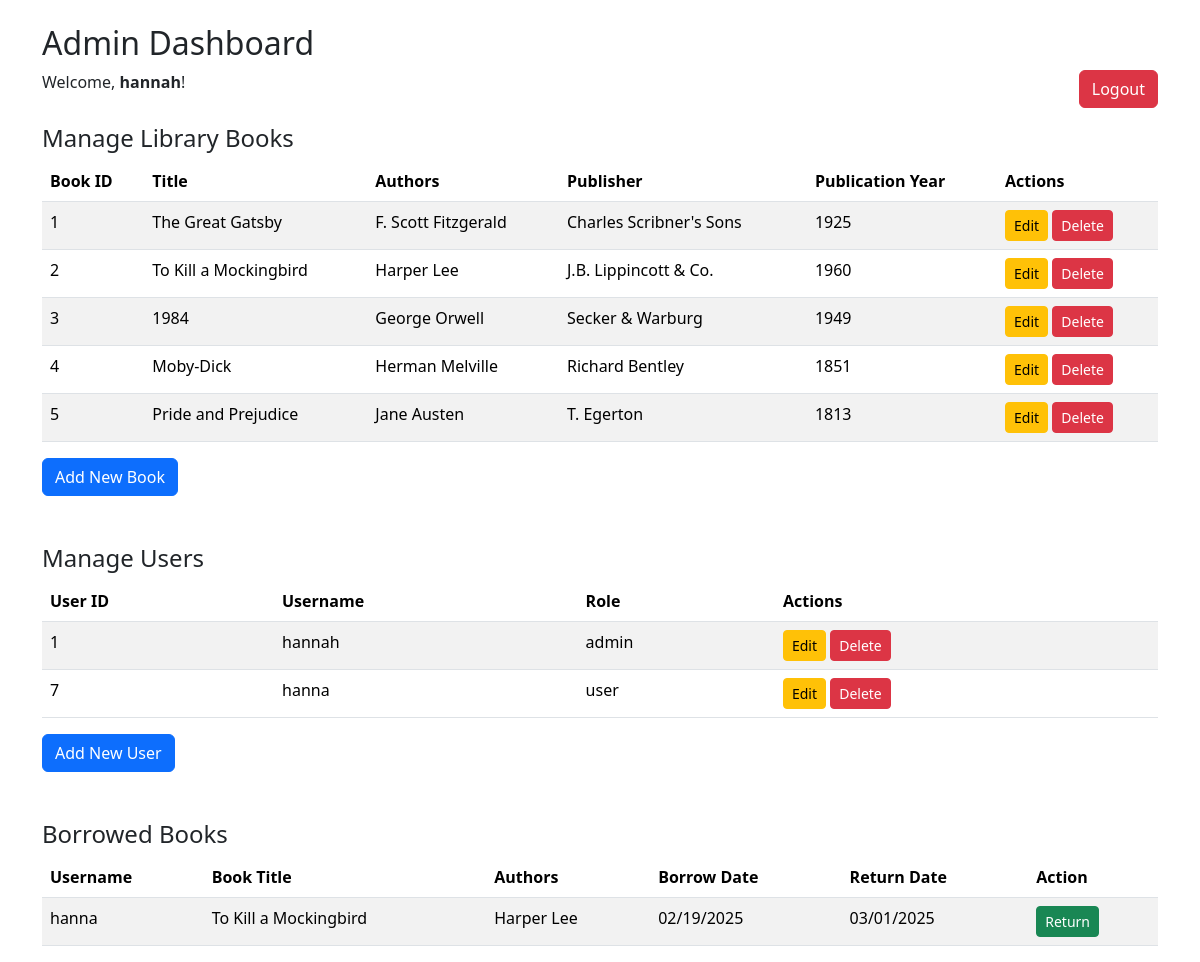
Page /admin_dashboard.php (signed in) on the committed database.
### tables this page shows
CREATE TABLE `books` (
  `book_id` int(11) NOT NULL,
  `title` varchar(255) NOT NULL,
  `authors` varchar(255) DEFAULT NULL,
  `publisher` varchar(255) DEFAULT NULL,
  `publication_year` int(11) DEFAULT NULL
);

CREATE TABLE `users` (
  `id` int(11) NOT NULL,
  `username` varchar(255) NOT NULL,
  `password` varchar(255) NOT NULL,
  `role` enum('user','admin') NOT NULL DEFAULT 'user',
  `created_at` timestamp NOT NULL DEFAULT current_timestamp()
);

CREATE TABLE `borrow_records` (
  `id` int(11) NOT NULL,
  `username` varchar(255) NOT NULL,
  `book_id` int(11) NOT NULL,
  `borrow_date` date NOT NULL,
  `return_date` date NOT NULL
);

### admin_dashboard.php (the view, shortened to what this page needs)
<?php
$servername = "localhost";
$username = "root";
$password = "";
$dbname = "library_db";
$conn = new mysqli($servername, $username, $password, $dbname);
$sql_books = "SELECT * FROM books";
$result_books = $conn->query($sql_books);
$sql_users = "SELECT * FROM users";
$result_users = $conn->query($sql_users);
$sql_borrowed = "SELECT borrow_records.id, users.username, books.title, books.authors, borrow_records.borrow_date, borrow_records.return_date
                 FROM borrow_records
                 JOIN books ON borrow_records.book_id = books.book_id
                 JOIN users ON borrow_records.username = users.username";
$result_borrowed = $conn->query($sql_borrowed);
?>
<!DOCTYPE html>
<html lang="en">
<head>
    <link rel="stylesheet" href="https://cdn.jsdelivr.net/npm/bootstrap@5.3.3/dist/css/bootstrap.min.css">
</head>
<body>
    <div class="container mt-4">
        <h2>Admin Dashboard</h2>
        <div class="d-flex justify-content-between mb-3">
            <span>Welcome, <strong><?php echo $_SESSION["username"]; ?></strong>!</span>
            <a href="logout.php" class="btn btn-danger">Logout</a>
        </div>
        <h4>Manage Library Books</h4>
        <table class="table table-striped">
            <thead>
                <tr>
                    <th>Book ID</th>
                    <th>Title</th>
                    <th>Authors</th>
                    <th>Publisher</th>
                    <th>Publication Year</th>
                    <th>Actions</th>
                </tr>
            </thead>
            <tbody>
                <?php while ($book = $result_books->fetch_assoc()): ?>
                    <tr>
                        <td><?php echo $book['book_id']; ?></td>
                        <td><?php echo $book['title']; ?></td>
                        <td><?php echo $book['authors']; ?></td>
                        <td><?php echo $book['publisher']; ?></td>
                        <td><?php echo $book['publication_year']; ?></td>
                        <td>
                            <a href="edit_book.php?book_id=<?php echo $book['book_id']; ?>" class="btn btn-warning btn-sm">Edit</a>
                            <a href="delete_book.php?book_id=<?php echo $book['book_id']; ?>" class="btn btn-danger btn-sm" onclick="return confirm('Are you sure you want to delete this book?')">Delete</a>
                        </td>
                    </tr>
                <?php endwhile; ?>
            </tbody>
        </table>
        <a href="create_book.php" class="btn btn-primary">Add New Book</a>
        <h4 class="mt-5">Manage Users</h4>
        <table class="table table-striped">
            <thead>
                <tr>
                    <th>User ID</th>
                    <th>Username</th>
                    <th>Role</th>
                    <th>Actions</th>
                </tr>
            </thead>
            <tbody>
                <?php while ($user = $result_users->fetch_assoc()): ?>
                    <tr>
                        <td><?php echo $user['id']; ?></td>
                        <td><?php echo $user['username']; ?></td>
                        <td><?php echo $user['role']; ?></td>
                        <td>
                            <a href="edit_user.php?user_id=<?php echo $user['id']; ?>" class="btn btn-warning btn-sm">Edit</a>
                            <a href="delete_user.php?user_id=<?php echo $user['id']; ?>" class="btn btn-danger btn-sm" onclick="return confirm('Are you sure you want to delete this user?')">Delete</a>
                        </td>
                    </tr>
                <?php endwhile; ?>
            </tbody>
        </table>
        <a href="create_user.php" class="btn btn-primary">Add New User</a>
        <h4 class="mt-5">Borrowed Books</h4>
        <table class="table table-striped">
            <thead>
                <tr>
                    <th>Username</th>
                    <th>Book Title</th>
                    <th>Authors</th>
                    <th>Borrow Date</th>
                    <th>Return Date</th>
                    <th>Action</th>
                </tr>
            </thead>
            <tbody>
                <?php while ($borrowed = $result_borrowed->fetch_assoc()): ?>
                    <tr>
                        <td><?php echo $borrowed["username"]; ?></td>
                        <td><?php echo $borrowed["title"]; ?></td>
                        <td><?php echo $borrowed["authors"]; ?></td>
                        <td><?php echo date("m/d/Y", strtotime($borrowed["borrow_date"])); ?></td>
                        <td><?php echo date("m/d/Y", strtotime($borrowed["return_date"])); ?></td>
                        <td>
                            <a href="returned_book.php?id=<?php echo $borrowed['id']; ?>" class="btn btn-success btn-sm" onclick="return confirm('Mark this book as returned?')">Return</a>
                        </td>
                    </tr>
                <?php endwhile; ?>
            </tbody>
        </table>
    </div>
</body>
</html>

### rows in the picture
books: book_id "1", title "The Great Gatsby", authors "F. Scott Fitzgerald", publisher "Charles Scribner's Sons", publication_year "1925"
books: book_id "2", title "To Kill a Mockingbird", authors "Harper Lee", publisher "J.B. Lippincott & Co.", publication_year "1960"
books: book_id "3", title "1984", authors "George Orwell", publisher "Secker & Warburg", publication_year "1949"
books: book_id "4", title "Moby-Dick", authors "Herman Melville", publisher "Richard Bentley", publication_year "1851"
books: book_id "5", title "Pride and Prejudice", authors "Jane Austen", publisher "T. Egerton", publication_year "1813"
users: id "1", username "hannah", role "admin"
users: id "7", username "hanna", role "user"
borrow_records: users.username "hanna", book.title "To Kill a Mockingbird", book.authors "Harper Lee", borrow_date "02/19/2025", return_date "03/01/2025"

### other values in the picture
$_SESSION["username"] "hannah"
